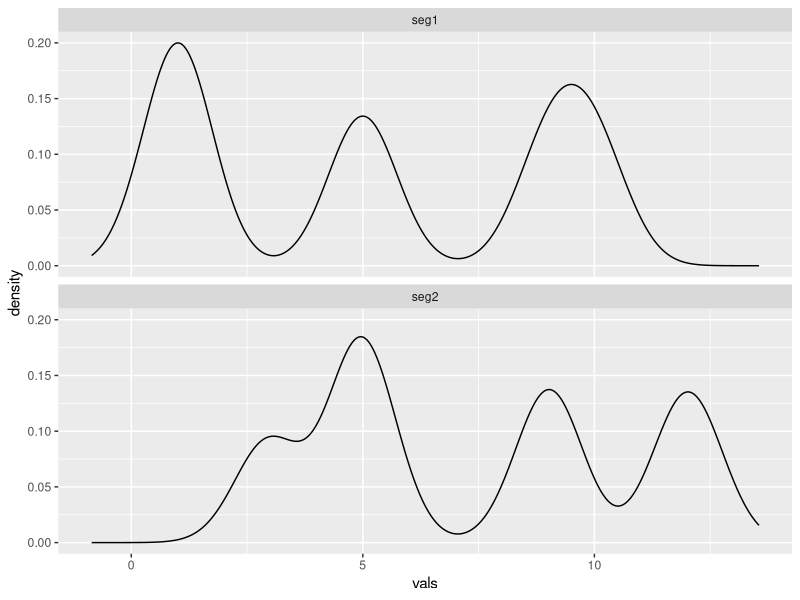
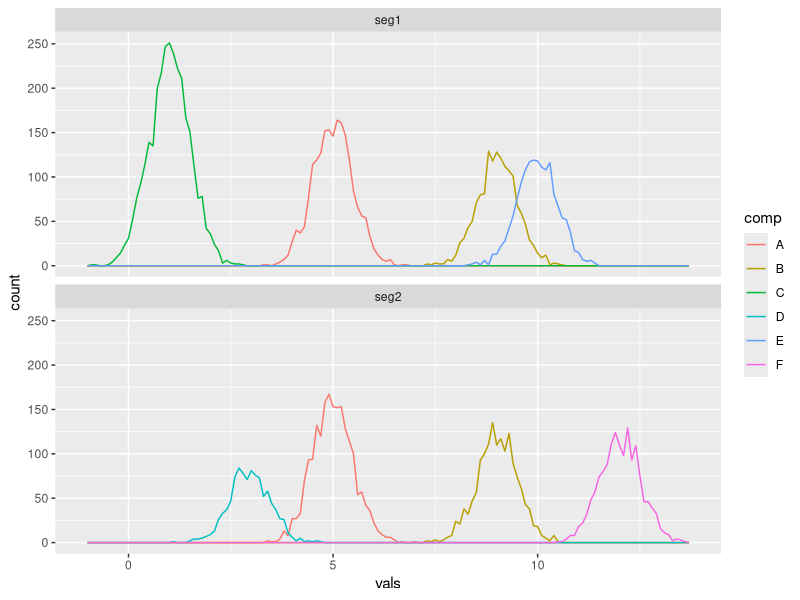
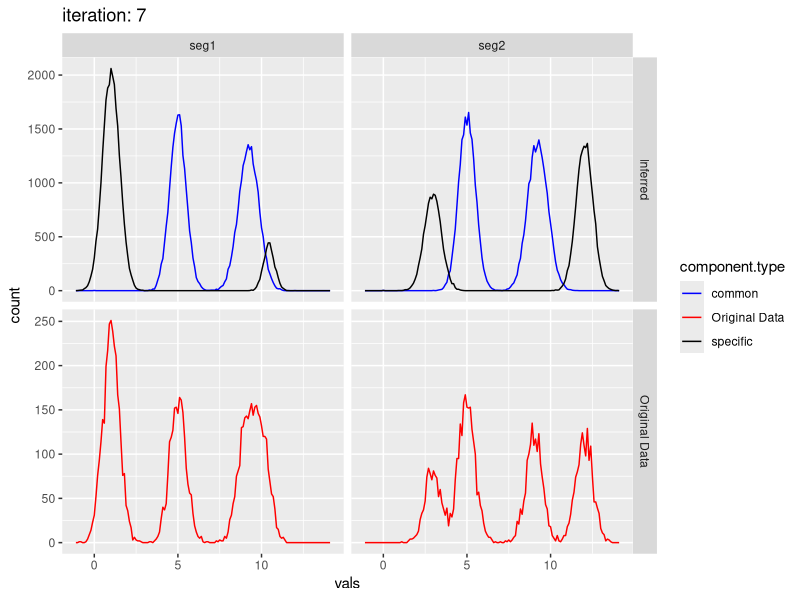

Source code (R) for these figures, in order: (Note: this script raises an error after producing the figures.)
library("ggplot2")
library("data.table")

# parse learned/output parameters
parse.output.parameters <- function(output){

  output.parameters <- data.table(rho=numeric(),w=numeric(),rho_w=numeric(),mu=numeric(),sigma2=numeric(),component.type=character(),segment=character(),iteration=numeric())
  
  for (segment in 1:nrow(output$w.specific)){
    
    output.parameters.temp <- data.frame(
      rho = as.numeric(output$rho[segment]),
      w = c(output$w.common,output$w.specific[segment,]),
      rho_w = c((1-output$rho[segment])*output$w.common,output$rho[segment]*output$w.specific[segment,]),
      mu = c(output$mu.common,output$mu.specific[segment,]),
      sigma2 = c(output$sigma2.common,output$sigma2.specific[segment,]),
      component.type = c(rep("common",length(output$mu.common)),rep("specific",length(output$mu.specific[segment,]))),
      segment = output$segment.names[segment],
      iteration = output$iteration
    )
    
    output.parameters <- rbind(output.parameters,output.parameters.temp)
  }
  return(output.parameters)
}

# Generic Plot function
plot.components <- function(vals.df,output.parameters){
  
  temp <- data.table(vals=numeric(),comp=character(),seg=character(),component.type=character(),source=character())
  
  for (component in 1:nrow(output.parameters)){
    temp <- rbind(temp,data.table(vals=c(rnorm(70000*output.parameters[component]$rho_w, 
                                             mean = output.parameters[component]$mu, 
                                             sd = output.parameters[component]$sigma2^0.5),0),
                                            comp=component,
                                            seg=output.parameters[component]$segment,
                                            component.type=output.parameters[component]$component.type,
                                            source="Inferred"))
  }
  
  vals.df$component.type <- "Original Data"
  vals.df$source <- "Original Data"
  
  temp <- rbind(temp,vals.df)
  
  # ggplot(temp, aes(vals, group = comp,colour=component.type)) +
  #   geom_freqpoly(binwidth=0.1) +
  #   ggtitle(paste("iteration:",iter.count)) +
  #   scale_colour_manual(values = c("blue","red","black")) +
  #   facet_wrap(~seg,nrow = 2)

  ggplot(temp, aes(vals, colour=component.type)) +
    geom_freqpoly(binwidth=0.1) +
    ggtitle(paste("iteration:",unique(output.parameters$iteration))) +
    scale_colour_manual(values = c("blue","red","black")) +
    facet_grid(source~seg,scales="free_y")

  
  # ggplot(temp, aes(vals, colour=component.type)) +
  #   geom_density() +
  #   ggtitle(paste("iteration:",iter.count)) +
  #   scale_colour_manual(values = c("blue","red","black")) +
  #   facet_wrap(~seg,nrow = 2)
}

# input required: 
# 1) data.frame of read counts and segment name for each position
# 2) initial rho
# 3) data.frame of initial parameters for each component, both common and specific
# fit.model(data=vals.df,rho=0.5,input.parameters=initial.parameters,init.max=40)
# returns a data frame of output parameters

fit.model <- function(vals.df,rho.input,input.parameters,init.max=40,break.parameter=50){

### INITIALISATION

## split input read count data frame into 2: 
# 1) a list of indexes specifying which read count is in which segment
# 2) a vector of read counts
stopifnot(ncol(vals.df)==2)
setnames(vals.df,names(vals.df),c("vals","seg"))

# get index ranges of each segment
segment.indicies <- vals.df[,.(index = list(.I)),by=seg]
segment.names <- segment.indicies$seg
segment.indicies <- segment.indicies$index
names(segment.indicies) <- segment.names
print(paste(length(segment.indicies),"segments"))

read.count <- vals.df$vals

## parse input parameters

# rho parameter for each segment
rho <- rep(rho.input,length(segment.indicies))
stopifnot(length(segment.indicies)==length(rho))
names(rho) <- segment.names

# set common component parameters, one per common component
com.param <- input.parameters[component.type=="common"]
com.param$component.type <- NULL

n.specific.components <- nrow(input.parameters[component.type=="specific"])
print(paste(n.specific.components,"segment specific components"))
print(paste(nrow(input.parameters[component.type=="specific"]),"common components"))


# initialise segment specific parameter holding matricies
mu.k <- sigma2.k <- w.k <- matrix(nrow=length(read.count),ncol=n.specific.components)
# although these could be a simple j*k matrix, we're already iterating through segments in
# the M step so may as well create the whole matrix required by the dnorm E step below 

for (row in 1:n.specific.components){
  w.k[,row] <- input.parameters[component.type=="specific"][row]$w
  mu.k[,row] <- input.parameters[component.type=="specific"][row]$mu
  sigma2.k[,row] <- input.parameters[component.type=="specific"][row]$sigma2
}

psi_i <- rep(0.5,length(read.count))
likelihood.byiter <- numeric()

iter.count <- 0

#library(profvis)
#library(microbenchmark)
# profvis({ #CODE HERE })
#microbenchmark(CODE HERE)

##### UPDATES
for (round in 1:init.max){
#### E Updates

# for each common component, cacluate prob for each data point, outputs i x c matrix
common <- apply(com.param, 1, function(params){ params['w'] * dnorm(read.count, params['mu'], params['sigma2']^0.5)})

# output i x k matrix
specific <- w.k * dnorm(read.count, mu.k, sigma2.k^0.5)

# sometimes dorm gives 0 when no common/specific components nearby, which can result in NaN when /0, so add a tiny probability back in
common[which(rowSums(common)==0),] <- 1e-15
specific[which(rowSums(specific)==0),] <- 1e-15

likelihood.vec <- numeric()

for (segment in segment.names){
  indexes <- segment.indicies[[segment]]
  top.sum <- (1-rho[segment]) * rowSums(common[indexes,])
  bottom.sum <- top.sum + (rho[segment] * rowSums(specific[indexes,]))
  psi_i[indexes] <- top.sum / ( bottom.sum )
  likelihood.vec <- c(likelihood.vec,bottom.sum)
}

likelihood.byiter <- c(likelihood.byiter,sum(log(likelihood.vec)))


phi_ic <- common/rowSums(common)

nu_ik <- specific/rowSums(specific)

# check for na values
stopifnot(sum(is.na(phi_ic))+sum(is.na(nu_ik))+sum(is.na(phi_ic))==0)

#### M Updates

# returns c parameters
topsum <- colSums(phi_ic * psi_i)

com.param$w <- topsum / sum(psi_i)

com.param$mu <- colSums(phi_ic * psi_i * read.count) / topsum

com.param$sigma2 <- colSums(phi_ic * psi_i * outer(read.count,com.param$mu, FUN="-")^2) / topsum

for (segment in segment.names){
  # for each segment j, there are k weightings
  indexes <- segment.indicies[[segment]]
  
  rho[segment] <- 1 - sum(psi_i[indexes])/length(indexes)
  
  temp.sum <- (1-psi_i[indexes]) * nu_ik[indexes,]
  topsum <- colSums(temp.sum) # for each component...
  
  w.k[indexes,] <- rep(topsum / sum(1-psi_i[indexes]), each=length(indexes))

  mu.k[indexes,] <- rep(colSums(temp.sum * read.count[indexes]) /  topsum, each=length(indexes))
  
  sigma2.k[indexes,] <- 0.01 + rep(colSums(temp.sum * (read.count[indexes] - mu.k[indexes,])^2) /  topsum, each=length(indexes))
  # the + 0.01 prevents sigma2 -> 0 which can cause dnorm() to -> Inf e.g dnorn(47,47,0), which causes NaN (inf/inf) which propogates to everything -> NaN!
}


iter.count <- iter.count + 1
print(paste("Iteration:",iter.count))

if (iter.count>1){
if (min(abs(diff(likelihood.byiter))) < break.parameter){print("Done, saving parameter estimates")
  break}
}

} # EM updates repetition loop

# parse component specific parameters
w.k.u <- mu.k.u <- sigma2.k.u <- matrix(nrow=length(segment.names),ncol=n.specific.components)

for (segment in 1:length(segment.names)){
  # for each segment j, there are k weightings
  indexes <- segment.indicies[[segment.names[segment]]]
  w.k.u[segment,] <- unique(w.k[indexes,])
  mu.k.u[segment,] <- unique(mu.k[indexes,])
  sigma2.k.u[segment,] <- unique(sigma2.k[indexes,])
}

# more raw output
output <- list(w.specific=w.k.u,mu.specific=mu.k.u,sigma2.specific=sigma2.k.u,w.common=com.param$w,mu.common=com.param$mu,sigma2.common=com.param$sigma2,rho=unname(rho),iteration=iter.count,likelihood=likelihood.byiter,segment.names=segment.names)

return(output)

}# end of fit.model function


###### Example code / Tests

# Simulate baisc well seperated gaussian test data, 2 segments, each with 4 components, 2 shared and 2 unique

# Common components
comp1.vals <- data.table(comp = "A", vals = rnorm(2000, mean = 5, sd = 0.5),seg="seg1")
comp2.vals <- data.table(comp = "A", vals = rnorm(2000, mean = 5, sd = 0.5),seg="seg2")

comp3.vals <- data.table(comp = "B", vals = rnorm(1500, mean = 9, sd = 0.5),seg="seg1")
comp4.vals <- data.table(comp = "B", vals = rnorm(1500, mean = 9, sd = 0.5),seg="seg2")

# Unique components
comp5.vals <- data.table(comp = "C", vals = rnorm(3000, mean = 1, sd = 0.5),seg="seg1")
comp6.vals <- data.table(comp = "D", vals = rnorm(1000, mean = 3, sd = 0.5),seg="seg2")

comp7.vals <- data.table(comp = "E", vals = rnorm(1500, mean = 10, sd = 0.5),seg="seg1")
comp8.vals <- data.table(comp = "F", vals = rnorm(1500, mean = 12, sd = 0.5),seg="seg2")

test.data.basic <- rbind(comp1.vals,comp2.vals,comp3.vals,comp4.vals,comp5.vals,comp6.vals,comp7.vals,comp8.vals)

# Overall histogram per segment
ggplot(test.data.basic, aes(vals)) +
  geom_density() +
  facet_wrap(~seg,nrow = 2)

# Histogram broken down by true components
ggplot(test.data.basic, aes(vals, colour = comp)) +
  geom_freqpoly(binwidth=0.1) +
  facet_wrap(~seg,nrow = 2)

initial.parameters.basic <- data.table(
  w=c(0.5),
  mu=c(3.5,10,2,12),
  sigma2=c(0.6^2),
  component.type=c("common","common","specific","specific"))

output.test.basic <- fit.model(test.data.basic[,.(vals,seg)],rho=0.5,initial.parameters.basic)

plot.components(test.data.basic,parse.output.parameters(output.test.basic))

### Simulate realistic read count data using negative binomial, 4 segments, 2 normal, 1 amp, 1 del. Parameters from real data

test.data.realistic <- bind_rows(
  data.table(comp = "A", vals = rnbinom(5000, size=2.7, mu = 16.5),seg="normal.1"),
  data.table(comp = "A", vals = rnbinom(5000, size=3, mu = 36),seg="amplified.1"),
  data.table(comp = "A", vals = rnbinom(5000, size=2.9, mu = 8.4),seg="deleted.1"),
  data.table(comp = "A", vals = rnbinom(5000, size=2.7, mu = 16.5),seg="normal.2"))

initial.parameters.realistic <- data.table(
  w=c(0.5),
  mu=c(4,7,10,15,25,40,50,300,1,2),
  sigma2=c(8^2),
  component.type=c(rep("common",5),rep("specific",5)))

output.realistic <- fit.model(test.data.realistic,rho=0.5,initial.parameters.realistic)

plot.components(test.data.realistic,output.realistic)

# for debugging enter data manually
# vals.df <- chr6.input
# input.parameters <- initial.parameters.realistic
# rho.input <- 0.5

### fit actual data to model
chr6.input <- bulkDP[chr==6 & segment.no %in% c(1:21),.(vals=total,seg=as.character(segment.no))]
chr6.output <- fit.model(chr6.input,rho=0.5,initial.parameters.realistic)
plot(chr6.output$likelihood[2:length(chr6.output$likelihood)])
chr6.input$comp <- "A"
plot.components(chr6.input[seg==16],parse.output.parameters(chr6.output)[segment=="16"])
